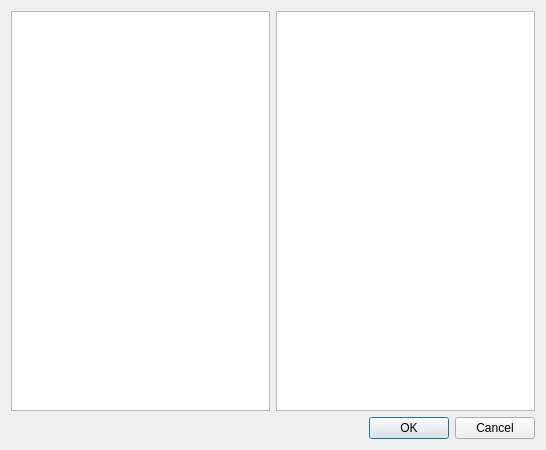
<?xml version="1.0" encoding="UTF-8"?>
<ui version="4.0">
 <class>DlgPairMenuPage</class>
 <widget class="QDialog" name="DlgPairMenuPage">
  <property name="geometry">
   <rect>
    <x>0</x>
    <y>0</y>
    <width>546</width>
    <height>450</height>
   </rect>
  </property>
  <property name="windowTitle">
   <string>Pair Menu and Page</string>
  </property>
  <layout class="QVBoxLayout" name="verticalLayout_3">
   <item>
    <layout class="QHBoxLayout" name="horizontalLayout">
     <item>
      <layout class="QVBoxLayout" name="verticalLayout">
       <item>
        <widget class="QTableView" name="tblMenu"/>
       </item>
      </layout>
     </item>
     <item>
      <layout class="QVBoxLayout" name="verticalLayout_2">
       <item>
        <widget class="QTableView" name="tblPage"/>
       </item>
      </layout>
     </item>
    </layout>
   </item>
   <item>
    <widget class="QDialogButtonBox" name="buttonBox">
     <property name="orientation">
      <enum>Qt::Horizontal</enum>
     </property>
     <property name="standardButtons">
      <set>QDialogButtonBox::Cancel|QDialogButtonBox::Ok</set>
     </property>
    </widget>
   </item>
  </layout>
 </widget>
 <resources/>
 <connections>
  <connection>
   <sender>buttonBox</sender>
   <signal>accepted()</signal>
   <receiver>DlgPairMenuPage</receiver>
   <slot>accept()</slot>
   <hints>
    <hint type="sourcelabel">
     <x>248</x>
     <y>254</y>
    </hint>
    <hint type="destinationlabel">
     <x>157</x>
     <y>274</y>
    </hint>
   </hints>
  </connection>
  <connection>
   <sender>buttonBox</sender>
   <signal>rejected()</signal>
   <receiver>DlgPairMenuPage</receiver>
   <slot>reject()</slot>
   <hints>
    <hint type="sourcelabel">
     <x>316</x>
     <y>260</y>
    </hint>
    <hint type="destinationlabel">
     <x>286</x>
     <y>274</y>
    </hint>
   </hints>
  </connection>
 </connections>
</ui>
